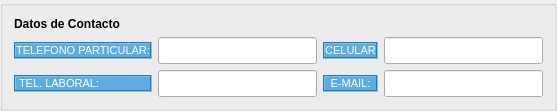
          <widget class="QGroupBox" name="groupBox_14">
           <property name="sizePolicy">
            <sizepolicy hsizetype="Preferred" vsizetype="Fixed">
             <horstretch>0</horstretch>
             <verstretch>0</verstretch>
            </sizepolicy>
           </property>
           <property name="font">
            <font>
             <family>Arial</family>
             <weight>75</weight>
             <bold>true</bold>
            </font>
           </property>
           <property name="styleSheet">
            <string notr="true">#groupBox_14{
background-color: #F0F5EF
}</string>
           </property>
           <property name="title">
            <string/>
           </property>
           <layout class="QGridLayout" name="gridLayout_19">
            <item row="1" column="1">
             <widget class="QLineEdit" name="af_tel_particular">
              <property name="sizePolicy">
               <sizepolicy hsizetype="Expanding" vsizetype="Fixed">
                <horstretch>0</horstretch>
                <verstretch>0</verstretch>
               </sizepolicy>
              </property>
              <property name="font">
               <font>
                <family>System</family>
                <pointsize>12</pointsize>
                <weight>75</weight>
                <bold>true</bold>
               </font>
              </property>
              <property name="maxLength">
               <number>20</number>
              </property>
             </widget>
            </item>
            <item row="1" column="0">
             <widget class="QLabel" name="label_25">
              <property name="sizePolicy">
               <sizepolicy hsizetype="Preferred" vsizetype="Fixed">
                <horstretch>0</horstretch>
                <verstretch>0</verstretch>
               </sizepolicy>
              </property>
              <property name="font">
               <font>
                <family>Arial</family>
                <pointsize>8</pointsize>
                <weight>50</weight>
                <bold>false</bold>
               </font>
              </property>
              <property name="styleSheet">
               <string notr="true">#label_25{
background-color:#5DADE2  ;
color: #FFFFFF ; 
}</string>
              </property>
              <property name="frameShape">
               <enum>QFrame::Box</enum>
              </property>
              <property name="frameShadow">
               <enum>QFrame::Sunken</enum>
              </property>
              <property name="text">
               <string>TELEFONO PARTICULAR:</string>
              </property>
              <property name="alignment">
               <set>Qt::AlignCenter</set>
              </property>
             </widget>
            </item>
            <item row="1" column="2">
             <widget class="QLabel" name="label_10">
              <property name="sizePolicy">
               <sizepolicy hsizetype="Preferred" vsizetype="Fixed">
                <horstretch>0</horstretch>
                <verstretch>0</verstretch>
               </sizepolicy>
              </property>
              <property name="font">
               <font>
                <family>Arial</family>
                <pointsize>8</pointsize>
                <weight>50</weight>
                <bold>false</bold>
               </font>
              </property>
              <property name="styleSheet">
               <string notr="true">#label_10{
background-color:#5DADE2  ;
color: #FFFFFF ; 
}</string>
              </property>
              <property name="frameShape">
               <enum>QFrame::Box</enum>
              </property>
              <property name="frameShadow">
               <enum>QFrame::Sunken</enum>
              </property>
              <property name="text">
               <string>CELULAR</string>
              </property>
              <property name="alignment">
               <set>Qt::AlignCenter</set>
              </property>
             </widget>
            </item>
            <item row="1" column="3">
             <widget class="QLineEdit" name="af_celular">
              <property name="sizePolicy">
               <sizepolicy hsizetype="Expanding" vsizetype="Fixed">
                <horstretch>0</horstretch>
                <verstretch>0</verstretch>
               </sizepolicy>
              </property>
              <property name="font">
               <font>
                <family>System</family>
                <pointsize>12</pointsize>
                <weight>75</weight>
                <bold>true</bold>
               </font>
              </property>
              <property name="maxLength">
               <number>20</number>
              </property>
             </widget>
            </item>
            <item row="2" column="0">
             <widget class="QLabel" name="label_23">
              <property name="sizePolicy">
               <sizepolicy hsizetype="Preferred" vsizetype="Fixed">
                <horstretch>0</horstretch>
                <verstretch>0</verstretch>
               </sizepolicy>
              </property>
              <property name="font">
               <font>
                <family>Arial</family>
                <pointsize>8</pointsize>
                <weight>50</weight>
                <bold>false</bold>
               </font>
              </property>
              <property name="styleSheet">
               <string notr="true">#label_23{
background-color:#5DADE2  ;
color: #FFFFFF ; 
}</string>
              </property>
              <property name="frameShape">
               <enum>QFrame::Box</enum>
              </property>
              <property name="frameShadow">
               <enum>QFrame::Sunken</enum>
              </property>
              <property name="text">
               <string>TEL. LABORAL:</string>
              </property>
             </widget>
            </item>
            <item row="2" column="1">
             <widget class="QLineEdit" name="af_tel_laboral">
              <property name="sizePolicy">
               <sizepolicy hsizetype="Expanding" vsizetype="Fixed">
                <horstretch>0</horstretch>
                <verstretch>0</verstretch>
               </sizepolicy>
              </property>
              <property name="font">
               <font>
                <family>System</family>
                <pointsize>12</pointsize>
                <weight>75</weight>
                <bold>true</bold>
               </font>
              </property>
              <property name="maxLength">
               <number>20</number>
              </property>
             </widget>
            </item>
            <item row="2" column="2">
             <widget class="QLabel" name="label_21">
              <property name="sizePolicy">
               <sizepolicy hsizetype="Preferred" vsizetype="Fixed">
                <horstretch>0</horstretch>
                <verstretch>0</verstretch>
               </sizepolicy>
              </property>
              <property name="font">
               <font>
                <family>Arial</family>
                <pointsize>8</pointsize>
                <weight>50</weight>
                <bold>false</bold>
               </font>
              </property>
              <property name="styleSheet">
               <string notr="true">#label_21{
background-color:#5DADE2  ;
color: #FFFFFF ; 
}</string>
              </property>
              <property name="frameShape">
               <enum>QFrame::Box</enum>
              </property>
              <property name="frameShadow">
               <enum>QFrame::Sunken</enum>
              </property>
              <property name="text">
               <string>E-MAIL:</string>
              </property>
              <property name="alignment">
               <set>Qt::AlignCenter</set>
              </property>
             </widget>
            </item>
            <item row="2" column="3">
             <widget class="QLineEdit" name="af_email">
              <property name="sizePolicy">
               <sizepolicy hsizetype="Expanding" vsizetype="Fixed">
                <horstretch>0</horstretch>
                <verstretch>0</verstretch>
               </sizepolicy>
              </property>
              <property name="font">
               <font>
                <family>System</family>
                <pointsize>12</pointsize>
                <weight>75</weight>
                <bold>true</bold>
               </font>
              </property>
              <property name="maxLength">
               <number>99</number>
              </property>
             </widget>
            </item>
            <item row="0" column="0">
             <widget class="QLabel" name="label_73">
              <property name="sizePolicy">
               <sizepolicy hsizetype="Preferred" vsizetype="Fixed">
                <horstretch>0</horstretch>
                <verstretch>0</verstretch>
               </sizepolicy>
              </property>
              <property name="font">
               <font>
                <family>Arial</family>
                <weight>75</weight>
                <bold>true</bold>
               </font>
              </property>
              <property name="text">
               <string>Datos de Contacto</string>
              </property>
             </widget>
            </item>
           </layout>
          </widget>
